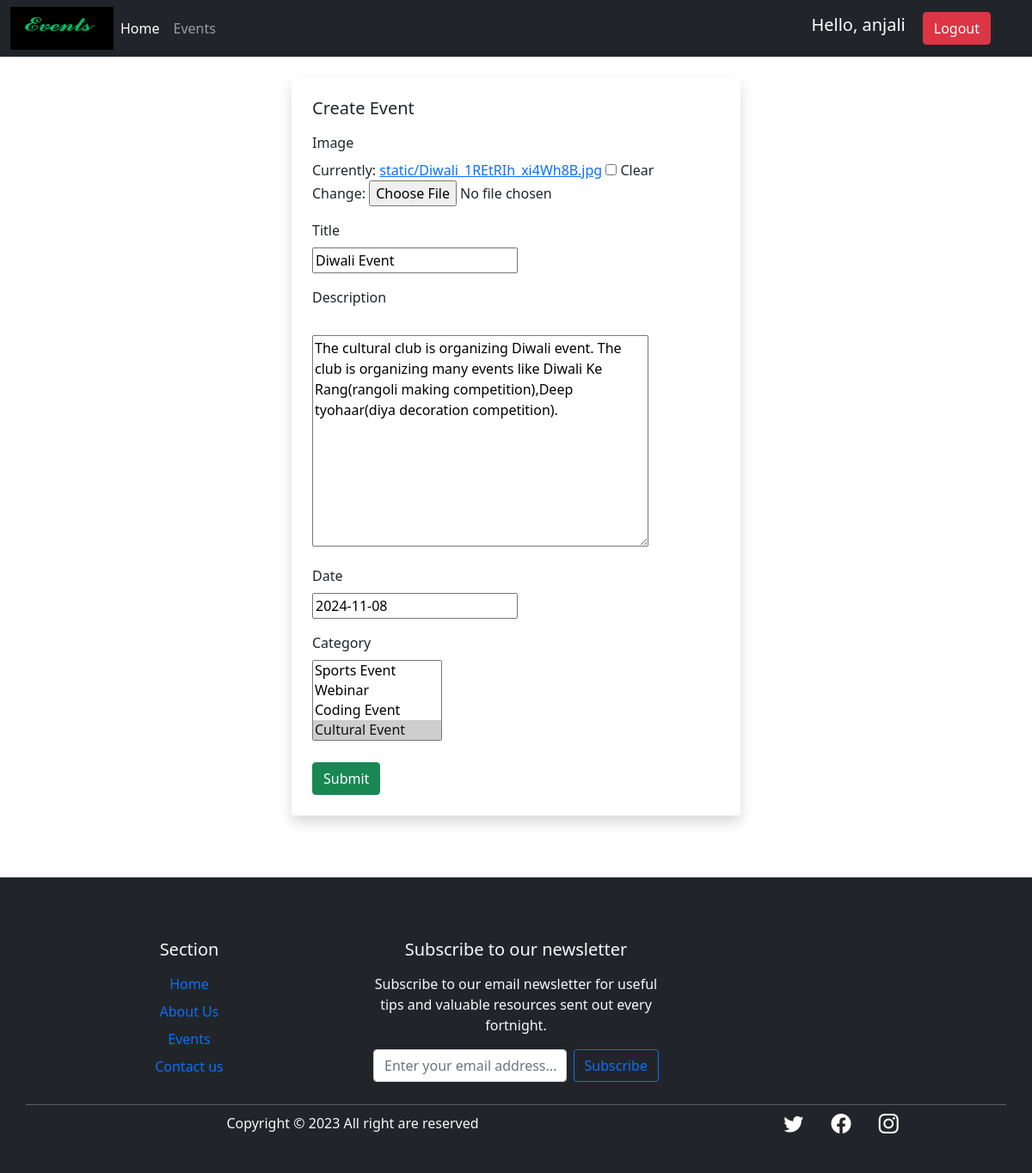
Screenshot of /update_event/7/ (signed in) with the database file from the repository.
### Home_App/models.py (models this page shows, shortened)
class Event(models.Model):
    image=models.ImageField(upload_to='static',blank=True,null=True)
    title=models.CharField(max_length=100)
    description=models.TextField()
    date=models.DateField()
    category=models.ManyToManyField(EventCategory)

### Home_App/decorators.py (the view)
        def wrapper_func(request,*args, **kwargs):
           group=None
           if request.user.groups.exists():
              group=request.user.groups.all()[0].name
           if group in allowed_roles:
              return view_func(request,*args, **kwargs)
           else:
            return HttpResponse('You are not authorized to view this page.')

### Home_App/forms.py
class EventForm(ModelForm):
    class Meta:
        model = Event
        fields = "__all__"

### Home_App/models.py (called while the page is built)
    def __str__(self):
        return self.name

### Home_App/views.py (called while the page is built)
@login_required(login_url='Login')
@allowed_users(allowed_roles=['admin'])
def updateEvent(request,pk):
    events=Event.objects.get(id=pk)
    form=EventForm(instance=events)
    if request.method=="POST":
         form=EventForm(request.POST,request.FILES,instance=events)
         if form.is_valid():
            form.save()
            return redirect('Dashboard')
    context={'form':form}
    return render(request,'Dashboard/event_form.html',context)

### Template/Dashboard/event_form.html (shortened to what this page needs)
{% extends 'Dashboard/navbar.html' %}
{% block body %}
<form method="POST" action="" enctype="multipart/form-data">
    <div class="container h-100 mt-4">
        <div class="row h-100 justify-content-center align-items-center">
            <div class=" col-10 col-md-8 col-lg-6 mb-5 px-4">
                <div class="bg-white rounded shadow p-4">
                    <h5 class="d-flex align-items-center">
                         Create Event
                    </h5>
                    <div class="mt-3">
                        <label class="form-label" style="font-weight: 500;">Image</label><br>
                        {{form.image}}
                    </div>
                    <div class="mt-3">
                        <label class="form-label" style="font-weight: 500;">Title</label><br>
                         {{form.title}}
                    </div>
                    <div class="mt-3">
                        <label for="description" class="form-label" style="font-weight: 500;">Description</label><br><br>
                        {{form.description}}
                    </div>
                    <div class="mt-3">
                        <label for="date" class="form-label" style="font-weight: 500;">Date</label><br>
                        {{form.date}}
                    </div>
                    <div class="mt-3">
                        <label for="date" class="form-label" style="font-weight: 500;">Category</label><br>
                        {{form.category}}
                    </div>
                    <div class="d-flex align-items-center justify-content-between mt-4">
                        <button type="submit" class="btn btn-success shadow-none">Submit</button>
                    </div>
                </div>
            </div>
        </div>
    </div>
</form>
{% endblock body %}

### Template/Dashboard/navbar.html (shortened to what this page needs)
<!doctype html>
<html lang="en">
<head>
  <link href="https://cdn.jsdelivr.net/npm/bootstrap@5.0.2/dist/css/bootstrap.min.css" rel="stylesheet"
>
  <link rel="stylesheet" href="https://cdn.jsdelivr.net/npm/bootstrap-icons@1.11.1/font/bootstrap-icons.css">
</head>
<body>
  <nav class="navbar navbar-expand-lg navbar-dark bg-dark sticky-top">
    <div class="container-fluid">
      <img src="/static/images/logo1.png" width="120" height="50" alt="...">
      <div class="collapse navbar-collapse" id="navbarSupportedContent">
        <ul class="navbar-nav me-auto mb-2 mb-lg-0">
          {% if request.user.is_staff %}
          <li class="nav-item">
            <a class="nav-link active" aria-current="page" href="/home">Home</a>
          </li>
          <li class="nav-item">
            <a class="nav-link" href="/event">Events</a>
          </li>
          {% endif %}
        </ul>
        <div class="d-flex">
          {% if request.user.isnot_authenticated %}
          <a href="/loginpage" type="submit" class="btn btn-primary shadow-none me-lg-3 me-3">Login</a>
          <a href="/register" type="submit" class="btn btn-primary shadow-none me-lg-3 me-3" >Register</a>
          {% else %}
          <span class="hello-msg">Hello, {{request.user}} </span>
          <span class="hello-msg"><a href="/logout" type="submit" class="btn btn-danger shadow-none me-lg-3 me-3">Logout</a></span>
          {% endif %}
        </div>
      </div>
    </div>
  </nav>
  {% block body %}{% endblock body %}
  {% block footer %}
  <footer class="bg-dark text-light text-center mt-4 pt-5 pb-4">
    <div class="container text-center text-md-left ">
      <div class="row text-center text-md-left">
        <div class="col-lg-4 p-4">
          <h5 class="mb-3"> Section</h5>
          <a href="#" class="d-inline-block mb-2 text-decoration-none">Home</a><br>
          <a href="#" class="d-inline-block mb-2 text-decoration-none">About Us</a><br>
          <a href="#" class="d-inline-block mb-2 text-decoration-none">Events</a><br>
          <a href="#" class="d-inline-block mb-2 text-decoration-none">Contact us</a><br>
        </div>
        <div class="col-lg-4 p-4">
          <h5 class="mb-3">Subscribe to our newsletter</h5>
          <p>Subscribe to our email newsletter for useful tips and valuable resources sent out every fortnight.</p>
          <form class="d-flex">
            <input class="form-control me-2" type="text" placeholder="Enter your email address..." aria-label="Search">
            <button class="btn btn-outline-primary" type="submit">Subscribe</button>
          </form>
        </div>
        <hr class="mb-1 ">
        <div>
          <div class="row align-items-center">
            <div class="col-md-7 col-lg-8">
              <p>Copyright © 2023 All right are reserved
              </p>
            </div>
            <div class="col-md-5 col-lg-4">
              <div class="text-center text-md-right">
                <ul class=" list-unstyled list-inline">
                  <li class="list-inline-item">
                    <a href="#" class="btn-floating btn-sm text-white" style="font-size: 23px;"><i
                        class="bi bi-twitter me-1"></i></a>
                  </li>
                  <li class="list-inline-item">
                    <a href="#" class="btn-floating btn-sm text-white" style="font-size: 23px;"><i
                        class="bi bi-facebook me-1"></i></a>
                  </li>
                  <li class="list-inline-item">
                    <a href="#" class="btn-floating btn-sm text-white" style="font-size: 23px;"><i
                        class="bi bi-instagram me-1"></i></a>
                  </li>
                </ul>
              </div>
            </div>
          </div>
        </div>
      </div>
    </div>
  </footer>
  {% endblock footer %}
</body>
</html>

### Template/Dashboard/navbar.html (style rules this page uses)
.hello-msg { font-size: 20px; color: #fff; margin-right: 20px; }

### rows the page displays
Event: title "Diwali Event", description "The cultural club is organizing Diwali event. The club is organizing many events like Diwali Ke Rang(rangoli making competition),Deep tyohaar(diya decoration competition).", date "2024-11-08"

### other values shown
{{ request.user }} "anjali"
